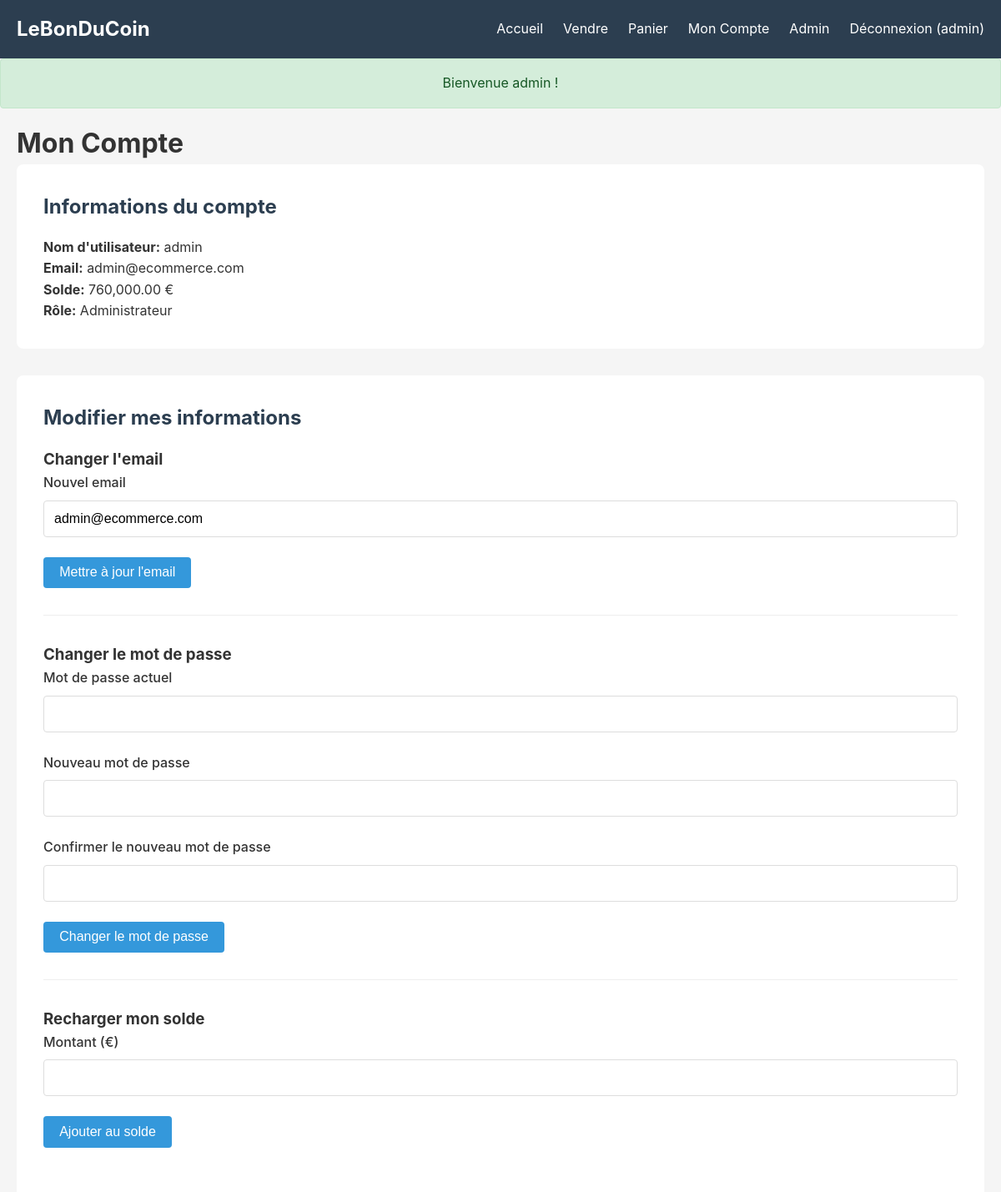
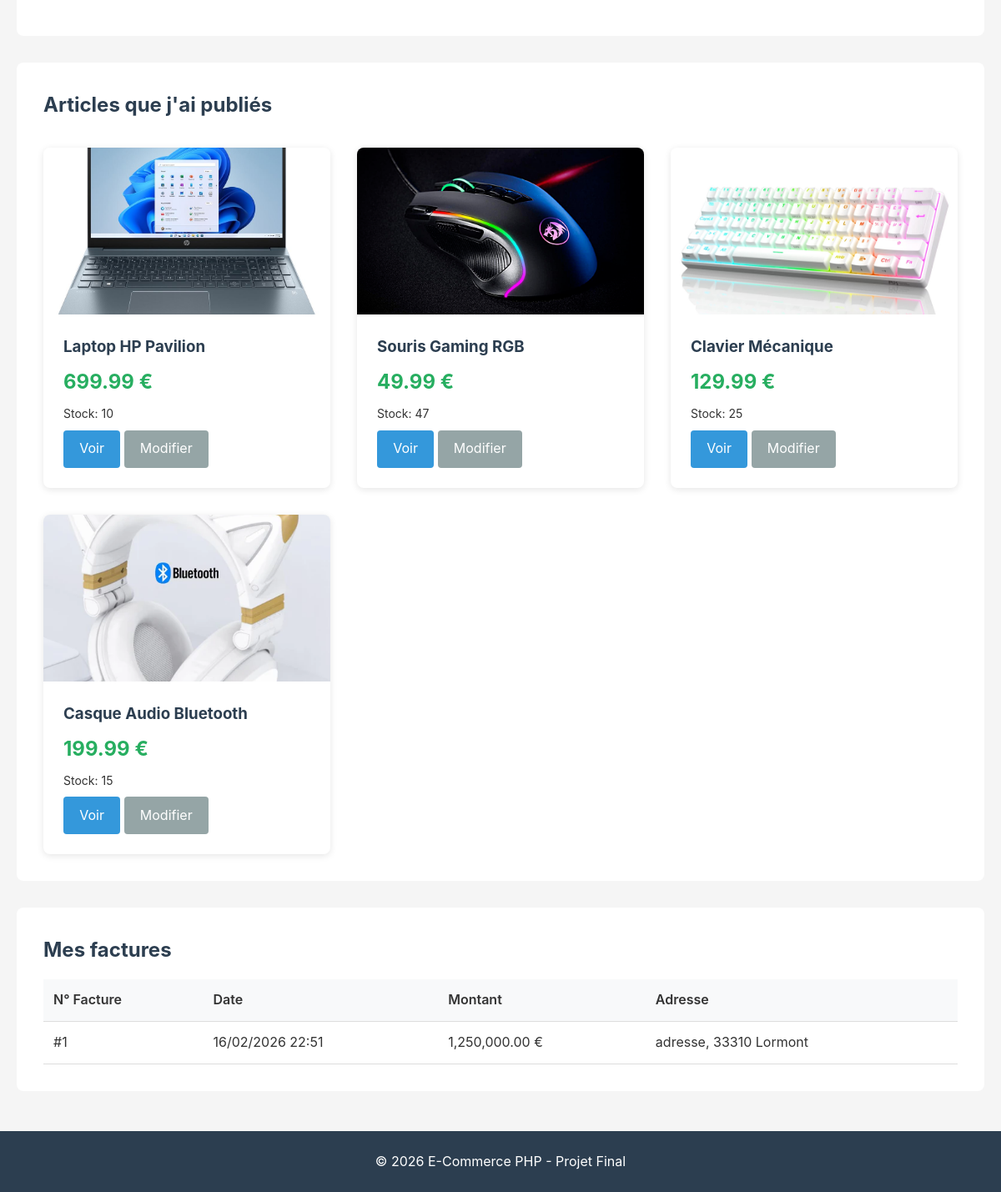
The app's page /account.php (signed in) with its own data (2 pictures, top to bottom).
### tables this page shows
CREATE TABLE `users` (
  `id` int(11) NOT NULL,
  `username` varchar(50) NOT NULL,
  `email` varchar(100) NOT NULL,
  `password` varchar(255) NOT NULL,
  `balance` decimal(10,2) DEFAULT 0.00,
  `profile_picture` varchar(255) DEFAULT 'default.jpg',
  `role` enum('user','admin') DEFAULT 'user',
  `created_at` timestamp NOT NULL DEFAULT current_timestamp()
);

CREATE TABLE `stock` (
  `id` int(11) NOT NULL,
  `article_id` int(11) NOT NULL,
  `quantity` int(11) NOT NULL DEFAULT 0
);

CREATE TABLE `articles` (
  `id` int(11) NOT NULL,
  `name` varchar(100) NOT NULL,
  `description` text NOT NULL,
  `price` decimal(10,2) NOT NULL,
  `publication_date` timestamp NOT NULL DEFAULT current_timestamp(),
  `author_id` int(11) NOT NULL,
  `image_link` varchar(255) DEFAULT 'default-product.jpg'
);

CREATE TABLE `invoices` (
  `id` int(11) NOT NULL,
  `user_id` int(11) NOT NULL,
  `transaction_date` timestamp NOT NULL DEFAULT current_timestamp(),
  `amount` decimal(10,2) NOT NULL,
  `billing_address` varchar(255) NOT NULL,
  `billing_city` varchar(100) NOT NULL,
  `billing_zipcode` varchar(20) NOT NULL
);

### session.php (called while the page is built, shortened)
<?php
function get_current_user_id() {
    return $_SESSION['user_id'] ?? null;
}
?>

### account.php (the view, shortened to what this page needs)
<?php
require_once 'config.php';
require_once 'session.php';
$current_user_id = get_current_user_id();
$view_user_id = isset($_GET['user_id']) ? intval($_GET['user_id']) : $current_user_id;
$user_stmt = $mysqli->prepare("SELECT id, username, email, balance, profile_picture, role FROM users WHERE id = ?");
$user_stmt->bind_param("i", $view_user_id);
$user_stmt->execute();
$user_result = $user_stmt->get_result();
$user = $user_result->fetch_assoc();
$is_own_account = ($view_user_id === $current_user_id);
$articles_stmt = $mysqli->prepare("SELECT a.*, s.quantity as stock FROM articles a LEFT JOIN stock s ON a.id = s.article_id WHERE a.author_id = ? ORDER BY a.publication_date DESC");
$articles_stmt->bind_param("i", $view_user_id);
$articles_stmt->execute();
$articles_result = $articles_stmt->get_result();
$invoices = [];
if ($is_own_account) {
    $invoices_stmt = $mysqli->prepare("SELECT * FROM invoices WHERE user_id = ? ORDER BY transaction_date DESC");
    $invoices_stmt->bind_param("i", $current_user_id);
    $invoices_stmt->execute();
    $invoices_result = $invoices_stmt->get_result();
    while ($invoice = $invoices_result->fetch_assoc()) {
        $invoices[] = $invoice;
    }
}
include 'header.php';
?>
<div class="account-page">
    <h1><?php echo $is_own_account ? 'Mon Compte' : 'Profil de ' . htmlspecialchars($user['username']); ?></h1>
    <div class="account-info">
        <h2>Informations du compte</h2>
        <p><strong>Nom d'utilisateur:</strong> <?php echo htmlspecialchars($user['username']); ?></p>
        <p><strong>Email:</strong> <?php echo htmlspecialchars($user['email']); ?></p>
        <?php if ($is_own_account): ?>
            <p><strong>Solde:</strong> <?php echo number_format($user['balance'], 2); ?> €</p>
            <p><strong>Rôle:</strong> <?php echo $user['role'] === 'admin' ? 'Administrateur' : 'Utilisateur'; ?></p>
        <?php endif; ?>
    </div>
    <?php if ($is_own_account): ?>
        <div class="account-actions">
            <h2>Modifier mes informations</h2>
            <form method="POST" action="" class="account-form">
                <h3>Changer l'email</h3>
                <div class="form-group">
                    <label for="email">Nouvel email</label>
                    <input type="email" id="email" name="email" value="<?php echo htmlspecialchars($user['email']); ?>" required>
                </div>
                <button type="submit" name="update_info" class="btn btn-primary">Mettre à jour l'email</button>
            </form>
            <form method="POST" action="" class="account-form">
                <h3>Changer le mot de passe</h3>
                <div class="form-group">
                    <label for="current_password">Mot de passe actuel</label>
                    <input type="password" id="current_password" name="current_password" required>
                </div>
                <div class="form-group">
                    <label for="new_password">Nouveau mot de passe</label>
                    <input type="password" id="new_password" name="new_password" required>
                </div>
                <div class="form-group">
                    <label for="confirm_password">Confirmer le nouveau mot de passe</label>
                    <input type="password" id="confirm_password" name="confirm_password" required>
                </div>
                <button type="submit" name="update_password" class="btn btn-primary">Changer le mot de passe</button>
            </form>
            <form method="POST" action="" class="account-form">
                <h3>Recharger mon solde</h3>
                <div class="form-group">
                    <label for="amount">Montant (€)</label>
                    <input type="number" id="amount" name="amount" step="0.01" min="0.01" required>
                </div>
                <button type="submit" name="add_balance" class="btn btn-primary">Ajouter au solde</button>
            </form>
        </div>
    <?php endif; ?>
    <div class="user-articles">
        <h2>Articles <?php echo $is_own_account ? 'que j\'ai publiés' : 'publiés par cet utilisateur'; ?></h2>
        <?php if ($articles_result->num_rows > 0): ?>
            <div class="articles-grid">
                <?php while ($article = $articles_result->fetch_assoc()): ?>
                    <div class="article-card">
                        <div class="article-image">
                            <img src="/php_exam/assets/images/<?php echo htmlspecialchars($article['image_link']); ?>"
                                 alt="<?php echo htmlspecialchars($article['name']); ?>">
                        </div>
                        <div class="article-content">
                            <h3><?php echo htmlspecialchars($article['name']); ?></h3>
                            <p class="article-price"><?php echo number_format($article['price'], 2); ?> €</p>
                            <p class="article-stock">Stock: <?php echo $article['stock'] ?? 0; ?></p>
                            <a href="/php_exam/detail.php?id=<?php echo $article['id']; ?>" class="btn btn-primary">Voir</a>
                            <?php if ($is_own_account): ?>
                                <a href="/php_exam/edit.php?id=<?php echo $article['id']; ?>" class="btn btn-secondary">Modifier</a>
                            <?php endif; ?>
                        </div>
                    </div>
                <?php endwhile; ?>
            </div>
        <?php else: ?>
            <p>Aucun article publié.</p>
        <?php endif; ?>
    </div>
    <?php if ($is_own_account && count($invoices) > 0): ?>
        <div class="user-invoices">
            <h2>Mes factures</h2>
            <table class="invoices-table">
                <thead>
                    <tr>
                        <th>N° Facture</th>
                        <th>Date</th>
                        <th>Montant</th>
                        <th>Adresse</th>
                    </tr>
                </thead>
                <tbody>
                    <?php foreach ($invoices as $invoice): ?>
                        <tr>
                            <td>#<?php echo $invoice['id']; ?></td>
                            <td><?php echo date('d/m/Y H:i', strtotime($invoice['transaction_date'])); ?></td>
                            <td><?php echo number_format($invoice['amount'], 2); ?> €</td>
                            <td><?php echo htmlspecialchars($invoice['billing_address'] . ', ' . $invoice['billing_zipcode'] . ' ' . $invoice['billing_city']); ?></td>
                        </tr>
                    <?php endforeach; ?>
                </tbody>
            </table>
        </div>
    <?php endif; ?>
</div>
<?php include 'footer.php'; ?>

### assets/css/style.css (style rules this page uses)
* { margin: 0; padding: 0; box-sizing: border-box; }
body { font-family: -apple-system, BlinkMacSystemFont, 'Segoe UI', Roboto, Oxygen, Ubuntu, Cantarell, sans-serif; line-height: 1.6; color: #333; background-color: #f5f5f5; }
.btn { display: inline-block; padding: 0.6rem 1.2rem; border: none; border-radius: 4px; cursor: pointer; text-decoration: none; transition: background-color 0.3s; font-size: 1rem; }
.btn-primary { background-color: #3498db; color: white; }
.btn-secondary { background-color: #95a5a6; color: white; }
.form-group { margin-bottom: 1.5rem; }
.form-group label { display: block; margin-bottom: 0.5rem; font-weight: 500; }
.form-group input, .form-group textarea, .form-group select { width: 100%; padding: 0.75rem; border: 1px solid #ddd; border-radius: 4px; font-size: 1rem; }
.articles-grid { display: grid; grid-template-columns: repeat(auto-fill, minmax(280px, 1fr)); gap: 2rem; margin-top: 2rem; }
.article-card { background: white; border-radius: 8px; overflow: hidden; box-shadow: 0 2px 8px rgba(0,0,0,0.1); transition: transform 0.3s, box-shadow 0.3s; }
.article-image { width: 100%; height: 200px; overflow: hidden; }
.article-image img { width: 100%; height: 100%; object-fit: cover; }
.article-content { padding: 1.5rem; }
.article-content h3 { margin-bottom: 0.5rem; color: #2c3e50; }
.article-price { font-size: 1.5rem; font-weight: bold; color: #27ae60; display: block; margin-bottom: 0.5rem; }
.article-stock { font-size: 0.875rem; margin: 0.5rem 0; }
.account-info, .account-actions, .user-articles, .user-invoices { background: white; padding: 2rem; border-radius: 8px; margin-bottom: 2rem; }
.account-info h2, .account-actions h2, .user-articles h2, .user-invoices h2 { margin-bottom: 1rem; color: #2c3e50; }
.account-form { margin-bottom: 2rem; padding-bottom: 2rem; border-bottom: 1px solid #eee; }
.account-form:last-child { border-bottom: none; }
.invoices-table { width: 100%; border-collapse: collapse; margin-top: 1rem; }
.invoices-table th, .invoices-table td { padding: 0.75rem; text-align: left; border-bottom: 1px solid #ddd; }
.invoices-table th { background: #f8f9fa; font-weight: 600; }

### records on screen
users: username "admin", email "admin@ecommerce.com", balance "760,000.00"
stock: article.image_link (picture), article.name "Laptop HP Pavilion", article.price "699.99", quantity "10"
stock: article.image_link (picture), article.name "Souris Gaming RGB", article.price "49.99", quantity "47"
stock: article.image_link (picture), article.name "Clavier Mécanique", article.price "129.99", quantity "25"
stock: article.image_link (picture), article.name "Casque Audio Bluetooth", article.price "199.99", quantity "15"
invoices: id "1", transaction_date "16/02/2026 22:51", amount "1,250,000.00", billing_address+billing_zipcode+billing_city "adresse, 33310 Lormont"

### other values on screen
get_current_username() "admin"
$flash['message'] "Bienvenue admin !"
